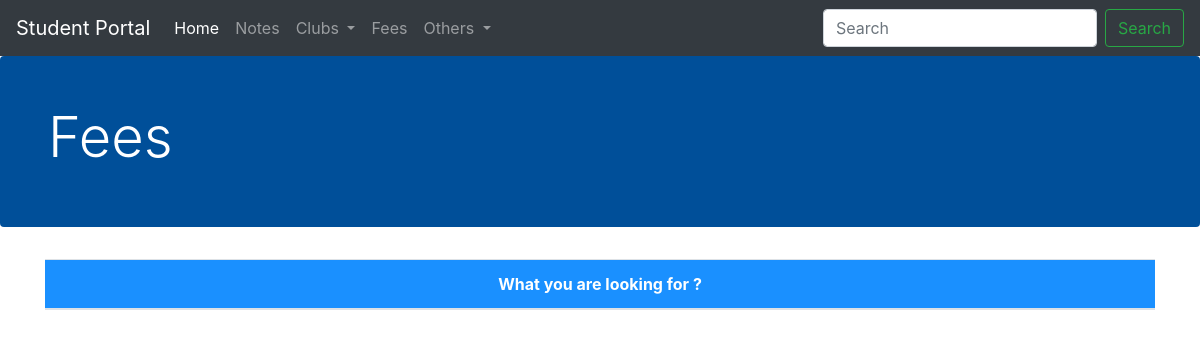
The app's page /fee/FP/, older data.
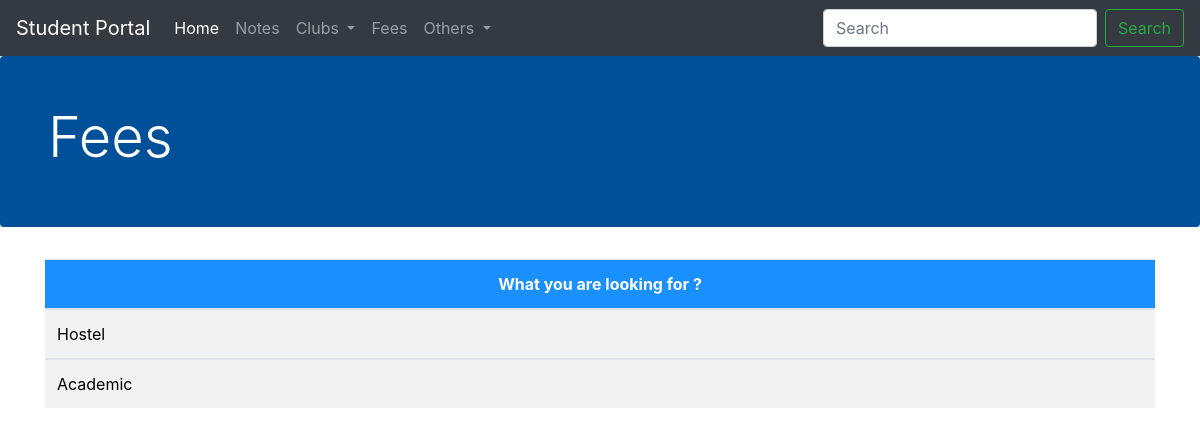
The same page, newer data.
### fee/models.py (models this page shows, shortened)
class FeeSem(models.Model):
    typee = models.CharField(max_length=5000, default="")
    pay_amount = models.CharField(max_length=5000, default="")

### fee/views.py (the view)
# urls.py: path("FP/", views.semfee, name="SemHome"),
def semfee(request):
        allProds = []
        catprods = FeeSem.objects.values('typee')
        cats = {item['typee'] for item in catprods}
        for cat in cats:
            prod = FeeSem.objects.filter(typee=cat)
            n = len(prod)
            allProds.append([prod, range(1, n)])
        params = {'allProds': allProds}
        return render(request, 'fee/semfe.html', params)

### fee/templates/fee/semfe.html (shortened to what this page needs)
{% extends 'fee/basic.html' %}
{% block body %}
{% load static %}
 <div style="background-color: #004f99;" class="jumbotron p-4 p-md-5 text-white rounded bg-darkblue">
    <div class="col-md-6 px-0">
      <h1 class="display-4 ">Fees</h1>
    </div>
  </div>
<div class="container">
    <table class="table">
        <thead style="background-color:  #1a90ff;">
        <tr>
            <th scope="col" style="text-align:center; color:white;">What you are looking for ?</th>
        </tr>
        </thead>
        {% for feesem, range in allProds %}
        <tbody>
        <tr>
            <td style="background-color:  #f2f2f2">
                <a style=" color:black;" href="/fee/FP/checkout"> {{feesem.0.typee}} </a>  &nbsp;  &nbsp;  &nbsp; &nbsp;  &nbsp;  &nbsp; &nbsp;  &nbsp;  &nbsp;
        </tr>
        </tbody>
        {% endfor %}
    </table>
</div>
{% endblock %}

Row changes from the older to the newer data that the page shows:
added FeeSem: typee "Hostel"
added FeeSem: typee "Academic"
